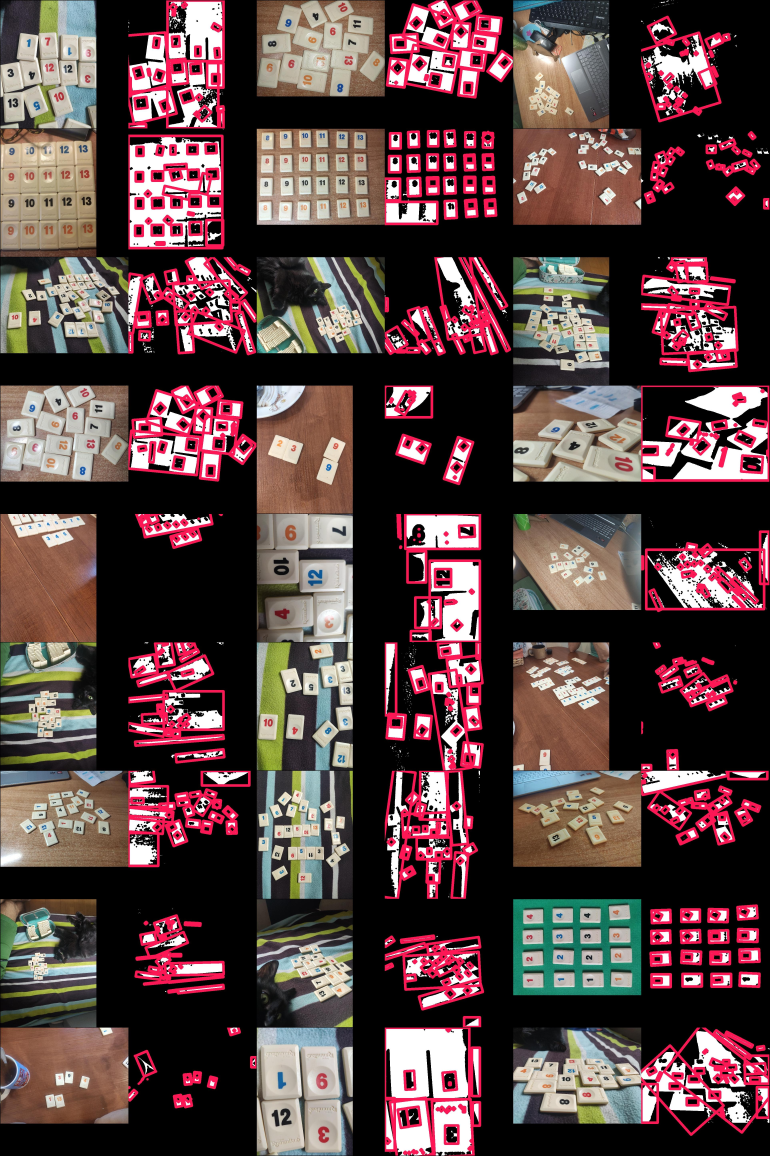
#> input picture comparation/examples/setdetection.jpg, 3848 x 5780 px (shown at 1/5 size)
$ python -i annotate.py   (imports and definitions only)
#> lines starting #> are read from the running program, lines starting #| are printed output that depends on the picture; after the words box and inside, x2 and y2 are one past the last pixel; in counts of white or black regions, pixels touching at a corner belong together
#> further down, picture is the input picture: shape (5780, 3848, 3); mean B, G, R 67, 67, 89.8
### toSquare.py
import cv2
import numpy as np
import glob
import tqdm

def toSquare(img, size=640):
    h, w, c = img.shape
    img = np.pad(img, ((0, max(0, w - h)), (0, max(0, h - w)), (0, 0)))
    img = cv2.resize(img, (size, size))
    return img

# [5 lines that do not run on import are left out]

### annotate.py
import cv2
import glob
import numpy as np
import os
from toSquare import toSquare
def show_result(winname, img, wait_time=10):
    scale = 0.1
    disp_img = cv2.resize(img, None, fx=scale, fy=scale)
    cv2.imshow(winname, disp_img)
    cv2.waitKey(wait_time)

cnt = 0
def cropTiles(raw_img, dir2save):
#> called with dir2save = 'out.png'
    global cnt
    hsv = cv2.cvtColor(raw_img, cv2.COLOR_BGR2HSV)
#> hsv: shape (5780, 3848, 3); mean H, S, V 41.5, 64.2, 92.8
    # define range of green color in HSV
    lower_green = np.array([60, 100, 20])
    upper_green = np.array([90, 255, 255])
    # Threshold the HSV image to extract green color
    mask = cv2.inRange(hsv, lower_green, upper_green)
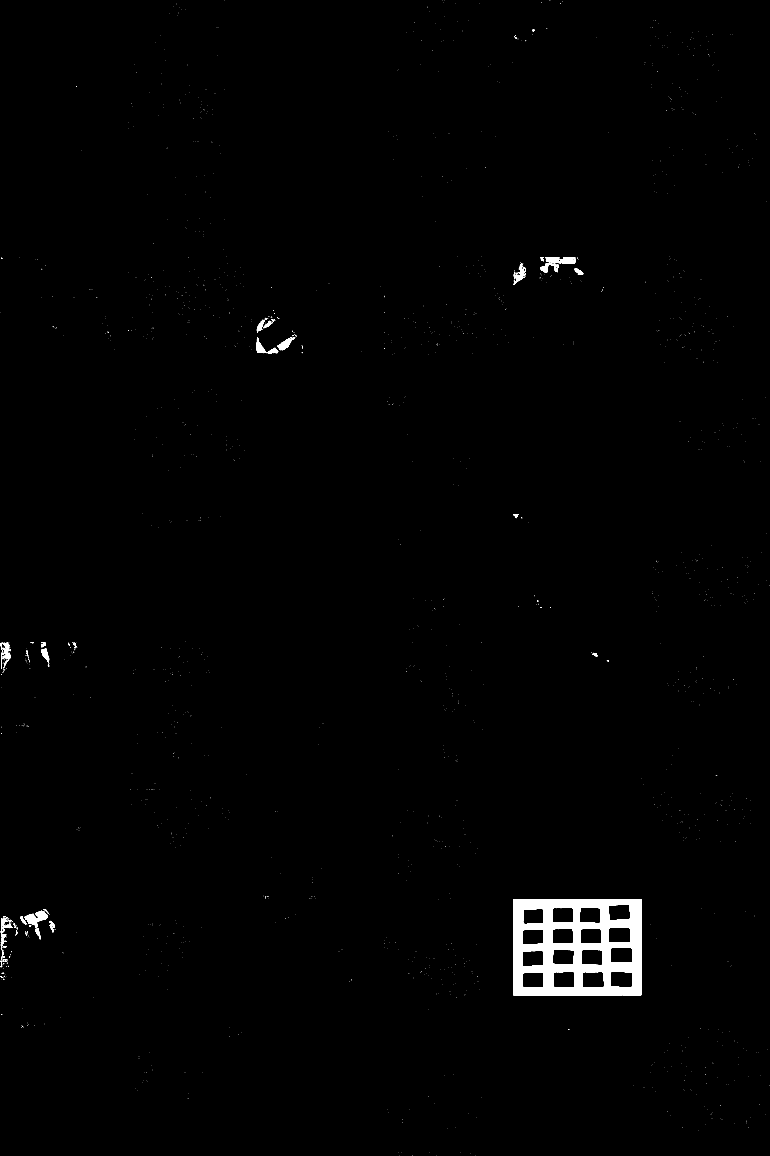
#> mask: shape (5780, 3848) (shown at 1/5 size); 0.96% white; 2001 white regions (1930 under 20 px), largest, box (x1, y1, x2, y2) and area: (2566, 4496, 3207, 4976) 184291, (123, 4554, 239, 4620) 3866, (2728, 1286, 2877, 1320) 3367
    mask = cv2.bitwise_not(mask)

    # Smooth edges
    mask = cv2.blur(mask, (15, 15))
    mask = cv2.inRange(mask, 192, 255)
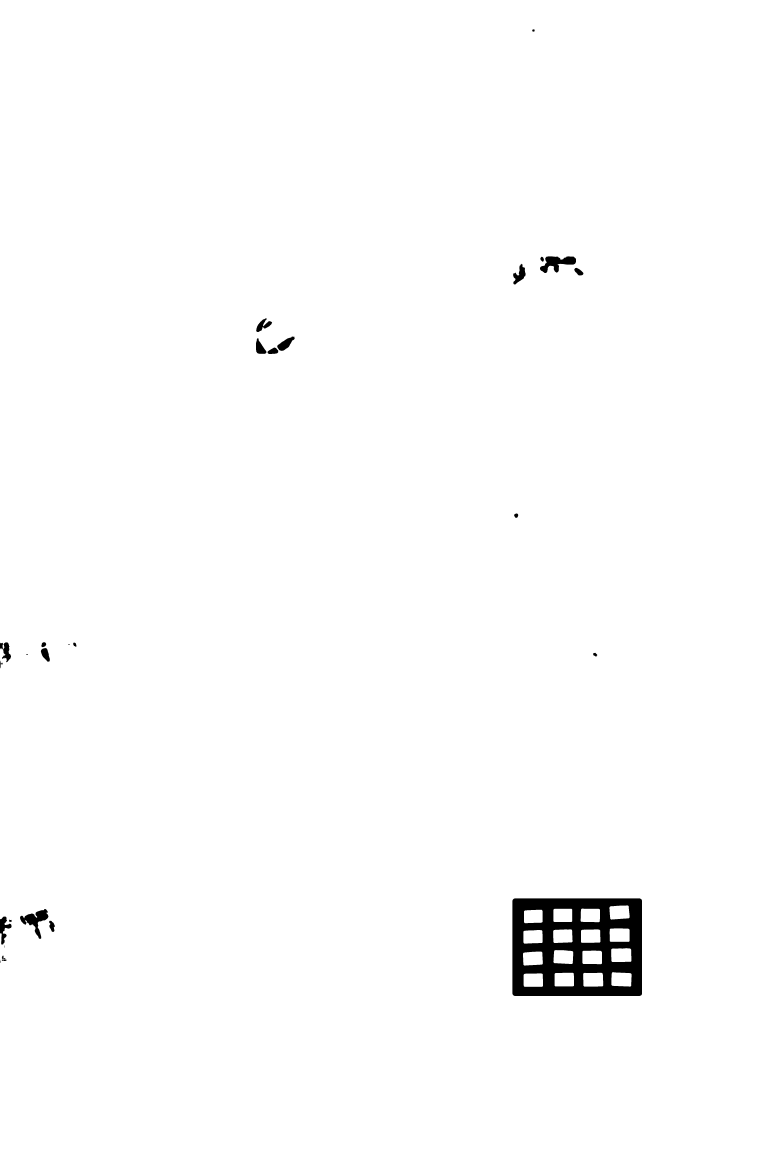
#> mask: shape (5780, 3848) (shown at 1/5 size); 98.9% white; 31 black regions (5 under 20 px), largest, box (x1, y1, x2, y2) and area: (2562, 4492, 3210, 4980) 213988, (2700, 1282, 2880, 1365) 7754, (100, 4545, 242, 4694) 7693

    # show_result('tiles', cv2.bitwise_and(img, img, mask=mask), 0)
    labels_map = cv2.connectedComponents(mask)[1]
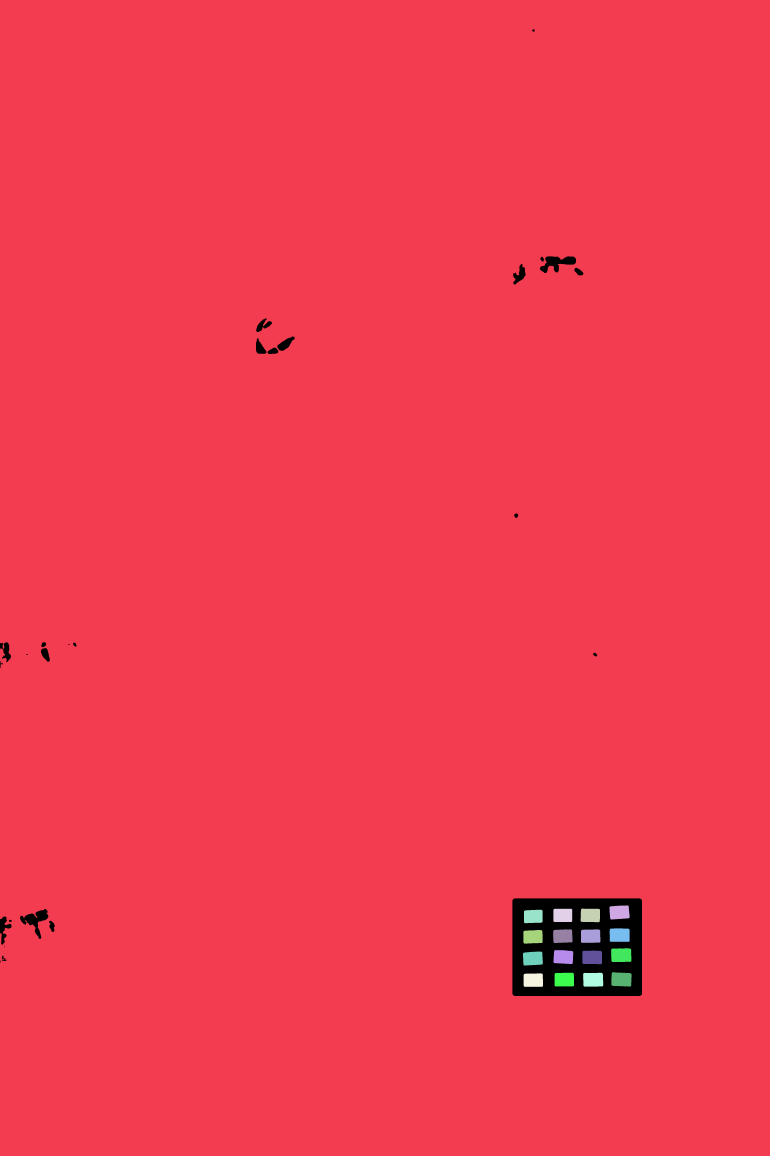
#> labels_map: shape (5780, 3848) int32 (shown at 1/5 size); 20 distinct labels, from 0 to 19; one colour per label, 0 black
    labels, counts = np.unique(labels_map, return_counts=True)
#> labels = 20 values from 0 to 19; counts = 20 values, max 21885207 at index 1, min 1 at index 6, mean 1112072
    cv2.imwrite(f"{dir2save}/images/{cnt:05d}.jpg", toSquare(raw_img, 416))
#> in toSquare, `img = cv2.resize(img, (size, size))`:
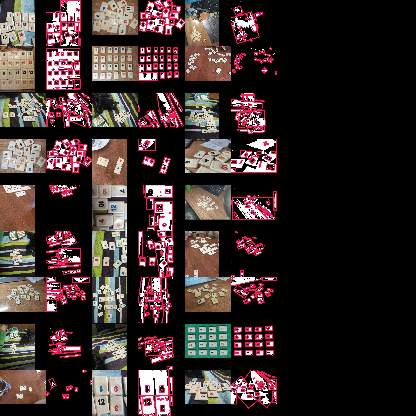
#> img: shape (416, 416, 3); mean of channels 0, 1, 2 44.6, 44.6, 59.8; drawn as B, G, R
    SZ = max(mask.shape)
#> SZ = 5780
    with open(f"{dir2save}/labels/{cnt:05d}.txt", "w") as f:
        for l in labels[counts > 1000]:
            if l == 0:
                continue
            one_mask = np.array(labels_map==l, dtype=np.uint8)
            # Find minimum spanning bounding box
            x, y, w, h = cv2.boundingRect(one_mask)
            # filter trash
            if max(w, h) > 3 * min(w, h):
                continue
            f.write(f"0 {(x+w/2)/SZ} {(y+h/2)/SZ} {w/SZ} {h/SZ}\n")
            cnt += 1
#> this loop made 18 passes
#> (x, y, w, h) on passes 2 to 13: (0, 0, 3848, 5780), (3047, 4527, 101, 71), (2903, 4543, 97, 68), (2767, 4544, 94, 66), (2620, 4549, 93, 67), (3048, 4642, 100, 67), (2766, 4647, 97, 68), (2905, 4647, 97, 67), (2617, 4650, 96, 68), (3056, 4741, 101, 69), (2767, 4750, 99, 70), (2912, 4753, 98, 68)
#> pass 3, in cropTiles, `one_mask = np.array(labels_map==l, dtype=np.uint8)`:
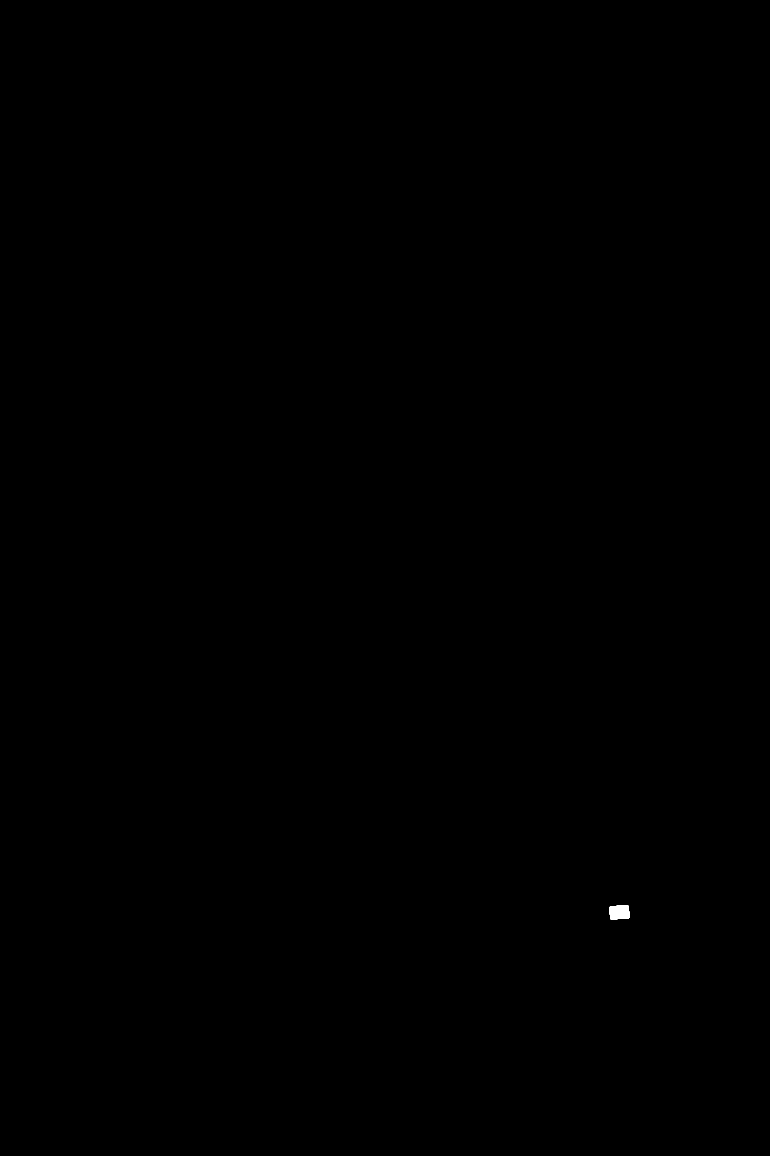
#> one_mask: shape (5780, 3848) (shown at 1/5 size); values 0 (black) and 1 (white), 0.03% white; 1 white region, box (x1, y1, x2, y2) and area: (3047, 4527, 3148, 4598) 6350
#> after the loop: one_mask: shape (5780, 3848); values 0 (black) and 1 (white), 0.03% white; 1 white region, box (x1, y1, x2, y2) and area: (2618, 4867, 2715, 4934) 6350
#> after the loop, cnt = 17
    print(f"{cnt:05d} images saved to {dir2save}!", end='\r')
#| 00017 images saved to out.png!


# [16 lines not run here, left out]

>>> import cv2
>>> picture = cv2.imread('comparation/examples/setdetection.jpg')
>>> result = cropTiles(picture, 'out.png')
